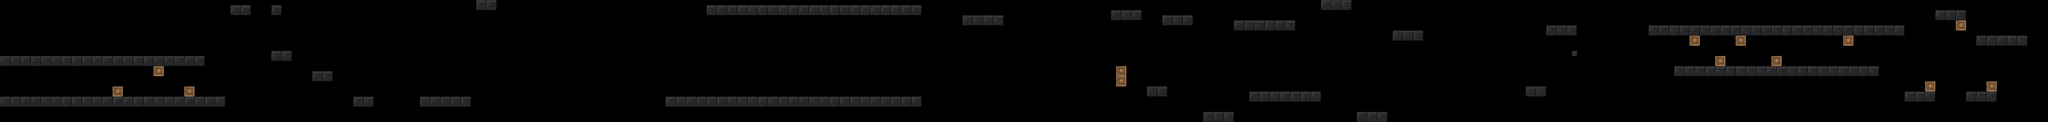

This game map was drawn from its Tiled (.tmx) file and the tilesets committed beside it. A one-line description and the trimmed map source follow:
An orthogonal 400x24 tile map with 32x32 px tiles, 1 tile layer (Wall) and 128 objects.

<map version="1.0" orientation="orthogonal" width="400" height="24" tilewidth="32" tileheight="32">
 <tileset firstgid="1" name="brick2" tilewidth="32" tileheight="32">
  <image source="brick2.png" width="320" height="64" />
 </tileset>
 <objectgroup name="brick_stone" width="400" height="24">
  <object x="3072" y="672" width="64" height="64" />
  <object x="3136" y="672" width="64" height="64" />
  <object x="6880" y="64" width="64" height="64" />
  <object x="6816" y="64" width="64" height="64" />
  <object x="12736" y="512" width="64" height="64" />
  <object x="12672" y="512" width="64" height="64" />
  <object x="10272" y="480" width="64" height="64" />
  <object x="1632" y="32" width="64" height="64" />
  <object x="2336" y="608" width="64" height="64" />
  <object x="1568" y="32" width="64" height="64" />
  <object x="1216" y="608" width="192" height="64" />
 </objectgroup>
 <objectgroup name="brick_grass" width="400" height="24">
  <object x="0" y="352" width="1280" height="64" />
  <object x="-96" y="608" width="1312" height="64" />
  <object x="1440" y="32" width="128" height="64" />
  <object x="10304" y="160" width="832" height="64" />
  <object x="10464" y="416" width="896" height="64" />
  <object x="4160" y="608" width="512" height="64" />
  <object x="4416" y="32" width="640" height="64" />
  <object x="4672" y="608" width="512" height="64" />
  <object x="11520" y="160" width="384" height="64" />
  <object x="11904" y="576" width="192" height="64" />
  <object x="12096" y="64" width="192" height="64" />
  <object x="12352" y="224" width="320" height="64" />
  <object x="2208" y="608" width="128" height="64" />
  <object x="6016" y="96" width="256" height="64" />
  <object x="1696" y="32" width="64" height="64" />
  <object x="12416" y="512" width="64" height="64" />
  <object x="12288" y="576" width="192" height="64" />
  <object x="2624" y="608" width="320" height="64" />
  <object x="2976" y="0" width="128" height="64" />
  <object x="5184" y="608" width="576" height="64" />
  <object x="1696" y="320" width="128" height="64" />
  <object x="1952" y="448" width="128" height="64" />
  <object x="11136" y="160" width="384" height="64" />
  <object x="11360" y="416" width="384" height="64" />
  <object x="6944" y="64" width="192" height="64" />
  <object x="7168" y="544" width="128" height="64" />
  <object x="7264" y="96" width="192" height="64" />
  <object x="7520" y="704" width="192" height="64" />
  <object x="7712" y="128" width="384" height="64" />
  <object x="8256" y="0" width="192" height="64" />
  <object x="8704" y="192" width="192" height="64" />
  <object x="9664" y="160" width="192" height="64" />
  <object x="9536" y="544" width="128" height="64" />
  <object x="5056" y="32" width="704" height="64" />
  <object x="8480" y="704" width="192" height="64" />
  <object x="7808" y="576" width="448" height="64" />
 </objectgroup>
 <objectgroup name="brick_dice" width="400" height="24">
  <object x="3200" y="672" width="64" height="64" />
  <object x="3264" y="672" width="64" height="64" />
  <object x="3328" y="672" width="64" height="64" />
  <object x="3392" y="672" width="64" height="64" />
  <object x="3456" y="672" width="64" height="64" />
  <object x="3520" y="672" width="64" height="64" />
  <object x="3584" y="672" width="64" height="64" />
  <object x="3648" y="672" width="64" height="64" />
  <object x="3712" y="672" width="64" height="64" />
  <object x="3776" y="672" width="64" height="64" />
  <object x="3840" y="672" width="64" height="64" />
  <object x="5952" y="544" width="64" height="64" />
  <object x="6016" y="544" width="64" height="64" />
  <object x="6080" y="544" width="64" height="64" />
  <object x="6144" y="544" width="64" height="64" />
  <object x="5376" y="96" width="64" height="64" />
  <object x="5440" y="96" width="64" height="64" />
  <object x="5504" y="96" width="64" height="64" />
  <object x="6720" y="544" width="64" height="64" />
  <object x="6592" y="544" width="64" height="64" />
  <object x="6656" y="544" width="64" height="64" />
  <object x="6528" y="544" width="64" height="64" />
  <object x="8960" y="480" width="64" height="64" />
  <object x="9024" y="480" width="64" height="64" />
  <object x="9408" y="544" width="64" height="64" />
  <object x="9472" y="544" width="64" height="64" />
  <object x="10208" y="480" width="64" height="64" />
  <object x="4544" y="224" width="64" height="64" />
  <object x="4544" y="288" width="64" height="64" />
  <object x="4544" y="352" width="64" height="64" />
  <object x="4544" y="416" width="64" height="64" />
  <object x="4544" y="480" width="64" height="64" />
  <object x="4544" y="544" width="64" height="64" />
  <object x="4544" y="160" width="64" height="64" />
  <object x="4544" y="96" width="64" height="64" />
  <object x="6848" y="544" width="64" height="64" />
  <object x="6912" y="544" width="64" height="64" />
  <object x="6976" y="544" width="64" height="64" />
  <object x="6784" y="544" width="64" height="64" />
  <object x="3104" y="0" width="64" height="64" />
  <object x="3168" y="0" width="64" height="64" />
  <object x="3232" y="0" width="64" height="64" />
  <object x="8896" y="480" width="64" height="64" />
 </objectgroup>
 <objectgroup name="brick_wood" width="400" height="24">
  <object x="704" y="544" width="64" height="64" />
  <object x="960" y="416" width="64" height="64" />
  <object x="1152" y="544" width="64" height="64" />
  <object x="10560" y="224" width="64" height="64" />
  <object x="10720" y="352" width="64" height="64" />
  <object x="10848" y="224" width="64" height="64" />
  <object x="11072" y="352" width="64" height="64" />
  <object x="11520" y="224" width="64" height="64" />
  <object x="12032" y="512" width="64" height="64" />
  <object x="12224" y="128" width="64" height="64" />
  <object x="6976" y="480" width="64" height="64" />
  <object x="6976" y="416" width="64" height="64" />
 </objectgroup>
 <objectgroup name="diamond" width="400" height="24">
  <object x="640" y="512" />
  <object x="3744" y="640" />
  <object x="5088" y="544" />
  <object x="5184" y="544" />
  <object x="5280" y="544" />
  <object x="8576" y="672" />
  <object x="10240" y="448" />
  <object x="6176" y="352" />
  <object x="6624" y="448" />
  <object x="8096" y="544" />
  <object x="7360" y="192" />
  <object x="7232" y="512" />
  <object x="8000" y="224" />
  <object x="4384" y="576" />
  <object x="5024" y="128" />
 </objectgroup>
 <objectgroup name="heart" width="400" height="24">
  <object x="3872" y="640" />
  <object x="6176" y="512" />
  <object x="3232" y="640" />
  <object x="2368" y="576" />
  <object x="2048" y="416" />
  <object x="3488" y="640" />
  <object x="3616" y="640" />
  <object x="3360" y="640" />
  <object x="9504" y="512" />
  <object x="8992" y="448" />
  <object x="7552" y="672" />
 </objectgroup>
 <layer name="Wall" width="400" height="24">
  <data>[9600 cells, 873 non-empty, 8 distinct tile ids]</data>
 </layer>
</map>
